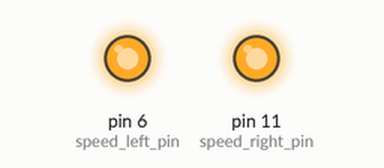
The sketch below on a simulated Arduino Uno, built with avr-gcc and run on an emulated ATmega328P. On the bench: output pins drawn as LEDs (lit = HIGH).

Above: at 1.0 s.
At 3.0 s:
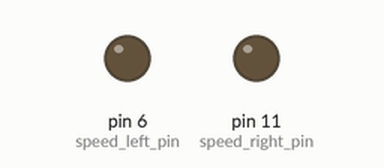
Timing chart, 0 to 5.2 s (numbered marks = the images above):
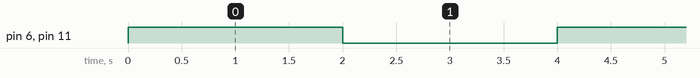

Measured:
- by itself, pin 6 (speed_left_pin), pin 11 (speed_right_pin): alternates HIGH for 2.0 s and LOW for 2.0 s

The sketch:

test_LQFT.ino
```cpp
#define speed_left_pin  6
#define speed_right_pin 11

void setup() {
    pinMode(speed_left_pin, OUTPUT);
    pinMode(speed_right_pin, OUTPUT);

}

void loop() {
    digitalWrite(speed_left_pin, 1);
    digitalWrite(speed_right_pin, 1);
    delay(2000);

    digitalWrite(speed_left_pin, 0);
    digitalWrite(speed_right_pin, 0);
    delay(2000);
}
```
